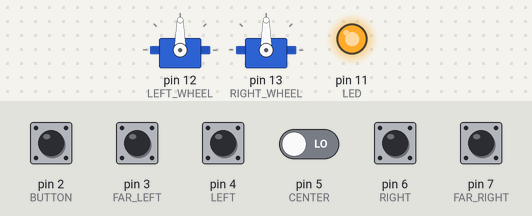
Bench run of a sketch on a simulated Arduino Uno, built with avr-gcc and run on an emulated ATmega328P. Shown: 2 × servo, output pins drawn as LEDs (lit = HIGH). The test bench sets the inputs (shaded band); at power-on: pin 2 (BUTTON) HIGH, pin 3 (FAR_LEFT), pin 4 (LEFT), pin 5 (CENTER), pin 6 (RIGHT), pin 7 (FAR_RIGHT) LOW. What the sketch prints to the serial monitor is not drawn.

Above: at 0.01 s.
At 2.3 s:
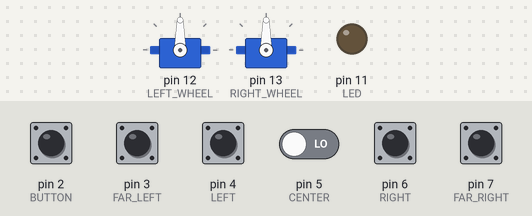
2.4 s: pin 2 (BUTTON) pulled LOW for 0.15 s
Timing chart, 0 to 5.4 s (numbered marks = the images above; inputs shaded):
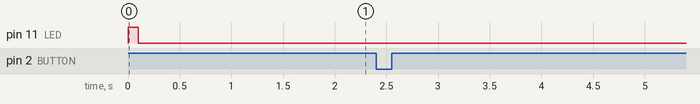

The sketch:

follower_switches.ino
```cpp
#include <Arduino.h>
#include "digital_pins.hpp"
#include "sensors.hpp"
#include "navigation.hpp"

const int MAX_UPDATE = 10;
const int MAX_DELAY = 45;

// Function Headers
void setup(void);

void loop(void);

// Motor controllers
Motor right_motor(MAX_UPDATE, true);
Motor left_motor(MAX_UPDATE, false);

// Main Control Classes
Sensors sensors;
Navigation navigation(sensors, left_motor, right_motor);

void setup() {
    // motors
    left_motor.attach(LEFT_WHEEL, 500, 2500);
    right_motor.attach(RIGHT_WHEEL, 500, 2500);

    // Sensors
    pinMode(FAR_LEFT, INPUT);
    pinMode(LEFT, INPUT);
    pinMode(CENTER, INPUT);
    pinMode(RIGHT, INPUT);
    pinMode(FAR_RIGHT, INPUT);
    pinMode(LED, OUTPUT);

    // Button
    pinMode(BUTTON, INPUT);
    digitalWrite(BUTTON, HIGH);

    // Serial
    Serial.begin(9600);
    while (sensors.button_pressed()) navigation.path_mode = Path::longer;

    // flash led
    digitalWrite(LED, HIGH);
    delay(100);
    digitalWrite(LED, LOW);

    // 1 sec delay
    delay(1000);
}


int started = false;
void loop() {
    // Wait for button press
    if (!started) {
        started = sensors.button_pressed();
        delay(10);
        return;
    }

    // Asynchronous wait for update
    int loop_counter = 0;
    while (!navigation.need_immediate_update() && loop_counter++ < MAX_DELAY) {
        delay(1);
        sensors.update();
    }

    // Navigation
    navigation.navigate();
    sensors.update();
}
```

motor.cpp
```cpp
#include "motor.hpp"

Motor::Motor(int max_update, bool reversed) {
    _reversed = reversed;
    _max_update = max_update;
    _current_speed = 0;
}

void Motor::set_speed(int percentage) {
    int diff = percentage - _current_speed;
    if (diff > _max_update) diff = _max_update;
    if (diff < -_max_update) diff = -_max_update;

    _current_speed += diff;
    go(_current_speed);
}

void Motor::go(int percentage) {
    if (_reversed) percentage = -percentage;
    writeMicroseconds(1500 + percentage * 2);
}
```

motor.hpp
```cpp
#ifndef MOTOR_HPP
#define MOTOR_HPP

#include <Servo.h>
#include <Arduino.h>

class Motor : public Servo {
public:
    Motor(int max_update, bool reversed);

    void set_speed(int percentage);

private:
    bool _reversed;
    int _max_update;
    int _current_speed;

    void go(int percentage);
};

#endif
```

navigation.cpp
```cpp
#include "navigation.hpp"
//Todo: Remove this
#include <Arduino.h>
#include "digital_pins.hpp"


const int FULL = 20;
const int MIN_DELAY = 1;

const int TIMEOUT_FIRST = 5;
const int TIMEOUT_SECOND = 20;

void Navigation::go_straight() {
    left_motor.set_speed(FULL);
    right_motor.set_speed(FULL);

    ++straight;
    turning = 0;
}

void Navigation::go_turn(Motor &inside_motor, Motor &outside_motor) {
    inside_motor.set_speed(-FULL / 3);
    outside_motor.set_speed(FULL);

    ++turning;
    straight = 0;
}

void Navigation::follow_line_edge(bool inside_sensor, Motor &inside_motor, Motor &outside_motor) {
    if (inside_sensor) go_turn(inside_motor, outside_motor);
    else if (!sensors.center) go_turn(outside_motor, inside_motor);
    else go_straight();
}

void Navigation::update_follow_edge() {
    long current_time = millis() / 1000;

    Serial.println(current_time);
    Serial.println(line_crossings);
    Serial.println("====");

    int time_diff = current_time - marker_time;
    if (time_diff < MIN_DELAY) return;

    // Timeouts for line crossings
    if (line_crossings == 2 && time_diff >= TIMEOUT_FIRST) line_crossings = 0;
    if (line_crossings > 0 && time_diff >= TIMEOUT_SECOND) line_crossings = 0;

    if (line_crossings <= 0) {
        // Right marker
        if (sensors.far_right) {
            if (path_mode == Path::shorter) follow_edge = Edge::right;
            if (path_mode == Path::longer) follow_edge = Edge::left;

            line_crossings = 2;
            marker_time = current_time;
        }

        // Left marker
        if (sensors.far_left) {
            if (path_mode == Path::shorter) follow_edge = Edge::left;
            if (path_mode == Path::longer) follow_edge = Edge::right;

            line_crossings = 2;
            marker_time = current_time;
        }
    } else {
        // Marker when ignoring markers
        if (sensors.far_right_turned_on() && follow_edge == Edge::left ) {
          line_crossings--;
          marker_time = current_time;
        }
        if (sensors.far_left_turned_on() && follow_edge == Edge::right ) {
          line_crossings--;
          marker_time = current_time;
        }
    }
}

Navigation::Navigation(Sensors &sensors, Motor &left_motor, Motor &right_motor) :
        sensors(sensors),
        left_motor(left_motor),
        right_motor(right_motor) {}

bool Navigation::need_immediate_update() {
    // Finish sensors
    bool stop = sensors.far_right && sensors.far_left;
    if (stop) return true;

    // Far sensors off
    if (sensors.far_right_turned_on()) return true;
    if (sensors.far_left_turned_on()) return true;

    // Far sensors on
    if (sensors.far_right_turned_on()) return true;
    if (sensors.far_left_turned_on()) return true;

    // Sensors off
    if (sensors.right_turned_off()) return true;
    if (sensors.left_turned_off()) return true;

    // Sensors on
    if (sensors.right_turned_on()) return true;
    if (sensors.left_turned_on()) return true;

    return false;
}

void Navigation::navigate() {
    if (line_crossings == 0) digitalWrite(LED, HIGH);
    else digitalWrite(LED, LOW);

    // Finished
    if (finished) {
        left_motor.set_speed(0);
        right_motor.set_speed(0);
        return;
    }
    finished = sensors.far_left && sensors.far_right;

    // Follow Edge
    update_follow_edge();
    if (follow_edge == Edge::left) follow_line_edge(sensors.left, left_motor, right_motor);
    if (follow_edge == Edge::right) follow_line_edge(sensors.right, right_motor, left_motor);
}
```

navigation.hpp
```cpp
#ifndef NAVIGATION_HPP
#define NAVIGATION_HPP

#include <Arduino.h>
#include "motor.hpp"
#include "sensors.hpp"

enum Path {
    longer, shorter
};

enum Edge {
    left, right
};

class Navigation {
private:
    bool finished = false;

    int straight = 0;
    int turning = 0;

    Edge follow_edge = Edge::left;
    long long marker_time;
    int line_crossings = 0;

    Sensors &sensors;
    Motor &left_motor;
    Motor &right_motor;

    void go_straight();

    void go_turn(Motor &inside_motor, Motor &outside_motor);

    void follow_line_edge(bool inside_sensor, Motor &inside_motor, Motor &outside_motor);

    void update_follow_edge();

public:
    Path path_mode = Path::shorter;

    Navigation(Sensors &sensors, Motor &left_motor, Motor &right_motor);

    bool need_immediate_update();

    void navigate();
};

#endif
```

sensors.cpp
```cpp
#include "sensors.hpp"

bool Sensors::read_right() {
    return digitalRead(RIGHT) == LOW;
}

bool Sensors::read_left() {
    return digitalRead(LEFT) == LOW;
}

bool Sensors::read_center() {
    return digitalRead(CENTER) == LOW;
}

bool Sensors::read_far_right() {
    return digitalRead(FAR_RIGHT) == LOW;
}

bool Sensors::read_far_left() {
    return digitalRead(FAR_LEFT) == LOW;
}

void Sensors::update() {
    // Update Switch-Sensors
    prev_far_left = far_left;
    prev_far_right = far_right;

    far_left = read_far_left();
    far_right = read_far_right();

    // Update line following sensors only if one of them sees something
    bool new_right = read_right();
    bool new_left = read_left();
    bool new_center = read_center();

    if (new_right || new_left || new_center) {
        prev_left = left;
        prev_right = right;

        left = new_left;
        right = new_right;
        center = new_center;
    }
}

bool Sensors::button_pressed() {
    return digitalRead(BUTTON) == LOW;
}

bool Sensors::left_turned_on() {
    return left && !prev_left;
}

bool Sensors::left_turned_off() {
    return !left && prev_left;
}

bool Sensors::right_turned_on() {
    return right && !prev_right;
}

bool Sensors::right_turned_off() {
    return !right && prev_right;
}

bool Sensors::far_left_turned_on() {
    return far_left && !prev_far_left;
}

bool Sensors::far_left_turned_off() {
    return !far_left && prev_far_left;
}

bool Sensors::far_right_turned_on() {
    return far_right && !prev_far_right;
}

bool Sensors::far_right_turned_off() {
    return !far_right && prev_far_right;
}
```

sensors.hpp
```cpp
#ifndef SENSORS_HPP
#define SENSORS_HPP

#include <Arduino.h>
#include "digital_pins.hpp"

class Sensors {
public:
    bool far_left = 0;
    bool left = 0;
    bool center = 0;
    bool right = 0;
    bool far_right = 0;

    bool prev_far_left = 0;
    bool prev_left = 0;
    bool prev_right = 0;
    bool prev_far_right = 0;

private:
    bool read_right();

    bool read_left();

    bool read_center();

    bool read_far_right();

    bool read_far_left();

public:
    void update();

    bool button_pressed();

    bool left_turned_on();

    bool left_turned_off();

    bool right_turned_on();

    bool right_turned_off();

    bool far_left_turned_on();

    bool far_left_turned_off();

    bool far_right_turned_on();

    bool far_right_turned_off();
};

#endif
```

digital_pins.hpp
```cpp
#ifndef DIGITAL_PINS_HPP
#define DIGITAL_PINS_HPP

const int BUTTON = 2;
const int FAR_LEFT = 3;
const int LEFT = 4;
const int CENTER = 5;
const int RIGHT = 6;
const int FAR_RIGHT = 7;

const int LED = 11;
const int LEFT_WHEEL = 12;
const int RIGHT_WHEEL = 13;

#endif
```
